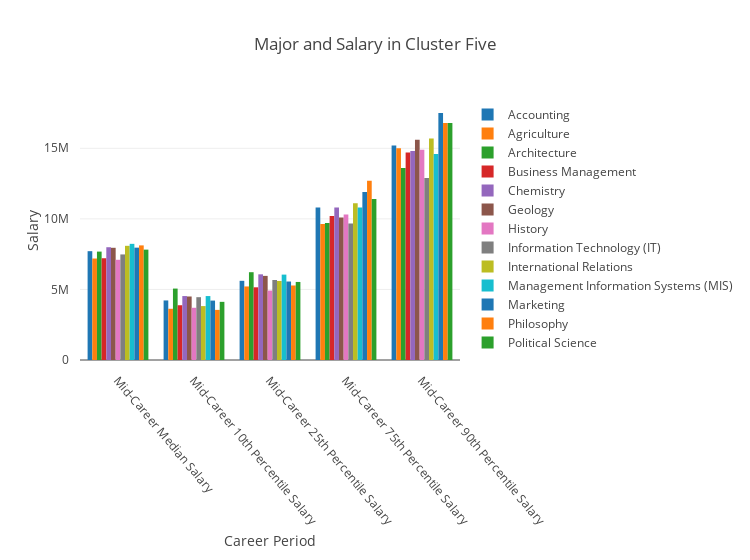

Source (notebook cell):
### Code cell
cluster_five = cluster_five[['Undergraduate Major', 'Mid-Career Median Salary', 'Mid-Career 10th Percentile Salary', 'Mid-Career 25th Percentile Salary', 'Mid-Career 75th Percentile Salary', 'Mid-Career 90th Percentile Salary']]
tidy = (
    cluster_five.set_index('Undergraduate Major')
      .stack()
      .reset_index()
      .rename(columns={'level_1': 'Variable', 0: 'Value'})
)

cluster_five_trace_list = []

for label, label_df in tidy.groupby('Undergraduate Major'):
    cluster_five_trace_list.append(
        go.Bar(
            x=label_df.Variable,
            y=label_df.Value,
            name=label
        )
    )

layout = go.Layout(
    barmode='group',
    title='Major and Salary in Cluster Five',
    xaxis = dict(title = 'Career Period', tickangle = 50),
    yaxis = dict(title = 'Salary'),
    width=800,
    margin=go.layout.Margin(
            b=200,
            t=100,
            pad=10
        ),
)
fig = go.Figure(data= cluster_five_trace_list, layout=layout)
py.offline.iplot(fig)

### Figure 1 — Plotly figure (JSON) as saved in the notebook; plotly's stock layout.template omitted (floating-point values rounded to 4 significant figures)
{"data": [{"name": "Accounting", "type": "bar", "uid": "37f6d2bd-ad85-40d8-93b4-558778618e29", "x": ["Mid-Career Median Salary", "Mid-Career 10th Percentile Salary", "Mid-Career 25th Percentile Salary", "Mid-Career 75th Percentile Salary", "Mid-Career 90th Percentile Salary"], "y": [7710000, 4220000, 5610000, 10800000, 15200000]}, {"name": "Agriculture", "type": "bar", "uid": "25128907-cfc4-4f94-8050-a13986223ec2", "x": ["Mid-Career Median Salary", "Mid-Career 10th Percentile Salary", "Mid-Career 25th Percentile Salary", "Mid-Career 75th Percentile Salary", "Mid-Career 90th Percentile Salary"], "y": [7190000, 3630000, 5210000, 9630000, 15000000]}, {"name": "Architecture", "type": "bar", "uid": "5149ea02-d412-467d-a3ac-b84bebcce1a7", "x": ["Mid-Career Median Salary", "Mid-Career 10th Percentile Salary", "Mid-Career 25th Percentile Salary", "Mid-Career 75th Percentile Salary", "Mid-Career 90th Percentile Salary"], "y": [7680000, 5060000, 6220000, 9700000, 13600000]}, {"name": "Business Management", "type": "bar", "uid": "d066fd06-1594-4e14-87be-cbe0d578bedb", "x": ["Mid-Career Median Salary", "Mid-Career 10th Percentile Salary", "Mid-Career 25th Percentile Salary", "Mid-Career 75th Percentile Salary", "Mid-Career 90th Percentile Salary"], "y": [7210000, 3880000, 5150000, 10200000, 14700000]}, {"name": "Chemistry", "type": "bar", "uid": "ee9e5e84-84f7-4bfa-80d0-4fa89627bf3f", "x": ["Mid-Career Median Salary", "Mid-Career 10th Percentile Salary", "Mid-Career 25th Percentile Salary", "Mid-Career 75th Percentile Salary", "Mid-Career 90th Percentile Salary"], "y": [7990000, 4530000, 6070000, 10800000, 14800000]}, {"name": "Geology", "type": "bar", "uid": "c27d3e20-4bca-42d7-b766-1a2a5e28f8b7", "x": ["Mid-Career Median Salary", "Mid-Career 10th Percentile Salary", "Mid-Career 25th Percentile Salary", "Mid-Career 75th Percentile Salary", "Mid-Career 90th Percentile Salary"], "y": [7950000, 4500000, 5960000, 10100000, 15600000]}, {"name": "History", "type": "bar", "uid": "2049d55b-0023-477c-a8f4-c86e078dc87f", "x": ["Mid-Career Median Salary", "Mid-Career 10th Percentile Salary", "Mid-Career 25th Percentile Salary", "Mid-Career 75th Percentile Salary", "Mid-Career 90th Percentile Salary"], "y": [7100000, 3700000, 4920000, 10300000, 14900000]}, {"name": "Information Technology (IT)", "type": "bar", "uid": "f74c22a3-bde9-4f7d-971b-b8da31eb3e28", "x": ["Mid-Career Median Salary", "Mid-Career 10th Percentile Salary", "Mid-Career 25th Percentile Salary", "Mid-Career 75th Percentile Salary", "Mid-Career 90th Percentile Salary"], "y": [7480000, 4450000, 5670000, 9670000, 12900000]}, {"name": "International Relations", "type": "bar", "uid": "7bdaf042-121f-4682-8865-6352f6f410b6", "x": ["Mid-Career Median Salary", "Mid-Career 10th Percentile Salary", "Mid-Career 25th Percentile Salary", "Mid-Career 75th Percentile Salary", "Mid-Career 90th Percentile Salary"], "y": [8090000, 3820000, 5600000, 11100000, 15700000]}, {"name": "Management Information Systems (MIS)", "type": "bar", "uid": "85a839d4-a3de-4e5d-a676-f7abc450b753", "x": ["Mid-Career Median Salary", "Mid-Career 10th Percentile Salary", "Mid-Career 25th Percentile Salary", "Mid-Career 75th Percentile Salary", "Mid-Career 90th Percentile Salary"], "y": [8230000, 4530000, 6050000, 10800000, 14600000]}, {"name": "Marketing", "type": "bar", "uid": "76c142db-0ef5-4f3d-91b9-d196b28ed821", "x": ["Mid-Career Median Salary", "Mid-Career 10th Percentile Salary", "Mid-Career 25th Percentile Salary", "Mid-Career 75th Percentile Salary", "Mid-Career 90th Percentile Salary"], "y": [7960000, 4210000, 5560000, 11900000, 17500000]}, {"name": "Philosophy", "type": "bar", "uid": "19408428-3496-46f5-aff4-1b39b68fa7c9", "x": ["Mid-Career Median Salary", "Mid-Career 10th Percentile Salary", "Mid-Career 25th Percentile Salary", "Mid-Career 75th Percentile Salary", "Mid-Career 90th Percentile Salary"], "y": [8120000, 3550000, 5280000, 12700000, 16800000]}, {"name": "Political Science", "type": "bar", "uid": "a71d2320-c1fd-4c17-8350-1b2164e27440", "x": ["Mid-Career Median Salary", "Mid-Career 10th Percentile Salary", "Mid-Career 25th Percentile Salary", "Mid-Career 75th Percentile Salary", "Mid-Career 90th Percentile Salary"], "y": [7820000, 4120000, 5530000, 11400000, 16800000]}], "layout": {"barmode": "group", "margin": {"b": 200, "pad": 10, "t": 100}, "title": "Major and Salary in Cluster Five", "width": 750, "xaxis": {"tickangle": 50, "title": "Career Period"}, "yaxis": {"title": "Salary"}}}
